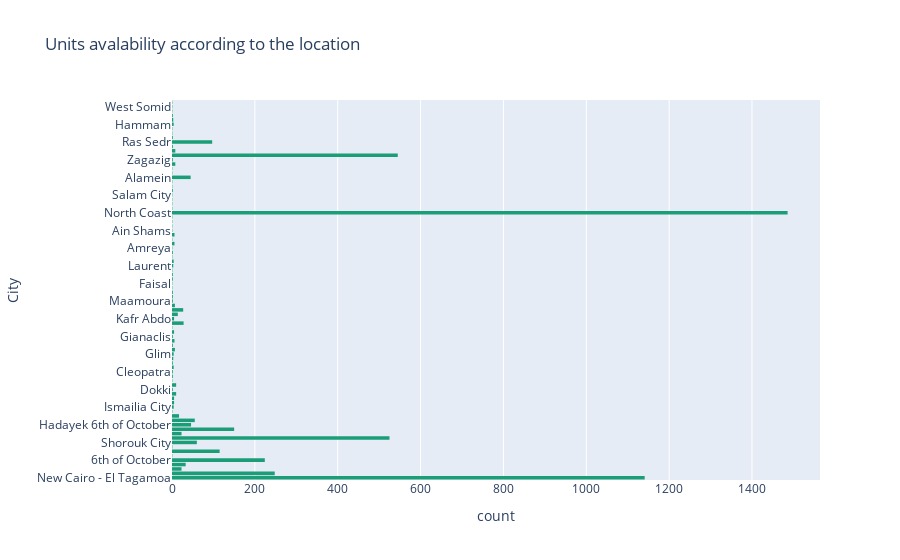

Notebook code for this chart:
### Markdown cell above
# what is the most frequent city in the data?

### Code cell
fig = px.histogram(df, y ="City",color_discrete_sequence = px.colors.qualitative.Dark2, title = "Units avalability according to the location",nbins = 100)
fig.show()

### Figure 1 — Plotly figure (JSON) as saved in the notebook; plotly's stock layout.template omitted (floating-point values rounded to 4 significant figures; data arrays with more than 128 entries replaced by an {"elided": "..."} marker saying what was removed)
{"data": [{"alignmentgroup": "True", "bingroup": "y", "hovertemplate": "count=%{x}<br>City=%{y}<extra></extra>", "legendgroup": "", "marker": {"color": "rgb(27,158,119)", "pattern": {"shape": ""}}, "name": "", "nbinsy": 100, "offsetgroup": "", "orientation": "h", "showlegend": false, "type": "histogram", "xaxis": "x", "y": {"elided": "5081 str values"}, "yaxis": "y"}], "layout": {"barmode": "relative", "legend": {"tracegroupgap": 0}, "title": {"text": "Units avalability according to the location"}, "xaxis": {"anchor": "y", "domain": [0, 1], "title": {"text": "count"}}, "yaxis": {"anchor": "x", "domain": [0, 1], "title": {"text": "City"}}}}
